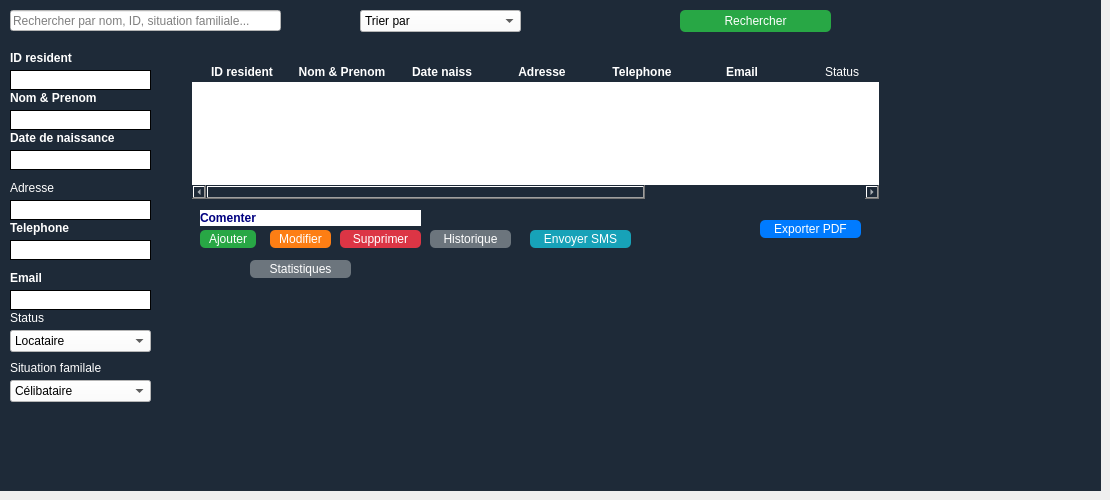
      <widget class="QWidget" name="page_12">
       <widget class="QFrame" name="liste_5">
        <property name="geometry">
         <rect>
          <x>0</x>
          <y>50</y>
          <width>181</width>
          <height>441</height>
         </rect>
        </property>
        <property name="styleSheet">
         <string notr="true">background-color: #1e2a38;
color: white;
font: bold 11pt &quot;Arial&quot;;</string>
        </property>
        <property name="frameShape">
         <enum>QFrame::Shape::NoFrame</enum>
        </property>
        <widget class="QLabel" name="idresident_2">
         <property name="geometry">
          <rect>
           <x>10</x>
           <y>0</y>
           <width>141</width>
           <height>16</height>
          </rect>
         </property>
         <property name="styleSheet">
          <string notr="true"/>
         </property>
         <property name="text">
          <string>&lt;html&gt;&lt;head/&gt;&lt;body&gt;&lt;p&gt;&lt;span style=&quot; font-weight:704;&quot;&gt;ID resident&lt;/span&gt;&lt;/p&gt;&lt;/body&gt;&lt;/html&gt;</string>
         </property>
        </widget>
        <widget class="QLabel" name="nom_7">
         <property name="geometry">
          <rect>
           <x>10</x>
           <y>40</y>
           <width>141</width>
           <height>16</height>
          </rect>
         </property>
         <property name="text">
          <string>&lt;html&gt;&lt;head/&gt;&lt;body&gt;&lt;p&gt;&lt;span style=&quot; font-weight:704;&quot;&gt;Nom &amp;amp; Prenom&lt;/span&gt;&lt;/p&gt;&lt;/body&gt;&lt;/html&gt;</string>
         </property>
        </widget>
        <widget class="QLabel" name="datenaissance_2">
         <property name="geometry">
          <rect>
           <x>10</x>
           <y>80</y>
           <width>141</width>
           <height>16</height>
          </rect>
         </property>
         <property name="text">
          <string>&lt;html&gt;&lt;head/&gt;&lt;body&gt;&lt;p&gt;&lt;span style=&quot; font-weight:704;&quot;&gt;Date de naissance &lt;/span&gt;&lt;/p&gt;&lt;/body&gt;&lt;/html&gt;</string>
         </property>
        </widget>
        <widget class="QLabel" name="status_3">
         <property name="geometry">
          <rect>
           <x>10</x>
           <y>260</y>
           <width>141</width>
           <height>16</height>
          </rect>
         </property>
         <property name="text">
          <string>&lt;html&gt;&lt;head/&gt;&lt;body&gt;&lt;p&gt;Status&lt;/p&gt;&lt;/body&gt;&lt;/html&gt;</string>
         </property>
        </widget>
        <widget class="QLabel" name="situation_2">
         <property name="geometry">
          <rect>
           <x>10</x>
           <y>310</y>
           <width>141</width>
           <height>16</height>
          </rect>
         </property>
         <property name="text">
          <string>&lt;html&gt;&lt;head/&gt;&lt;body&gt;&lt;p&gt;Situation familale&lt;/p&gt;&lt;/body&gt;&lt;/html&gt;</string>
         </property>
        </widget>
        <widget class="QLineEdit" name="idresidentline_2">
         <property name="geometry">
          <rect>
           <x>10</x>
           <y>20</y>
           <width>141</width>
           <height>20</height>
          </rect>
         </property>
         <property name="styleSheet">
          <string notr="true">QLineEdit {
    color: black;              /* Texte noir */
    background-color: white;   /* Fond blanc (tu peux changer la couleur) */
    border: 1px solid black;   /* Bordure noire (optionnel) */
}
</string>
         </property>
        </widget>
        <widget class="QLineEdit" name="nomline_7">
         <property name="geometry">
          <rect>
           <x>10</x>
           <y>60</y>
           <width>141</width>
           <height>20</height>
          </rect>
         </property>
         <property name="styleSheet">
          <string notr="true">QLineEdit {
    color: black;              /* Texte noir */
    background-color: white;   /* Fond blanc (tu peux changer la couleur) */
    border: 1px solid black;   /* Bordure noire (optionnel) */
}

</string>
         </property>
        </widget>
        <widget class="QComboBox" name="statusline_2">
         <property name="geometry">
          <rect>
           <x>10</x>
           <y>280</y>
           <width>141</width>
           <height>22</height>
          </rect>
         </property>
         <property name="styleSheet">
          <string notr="true">background-color: white;
    color: black;
    font: 10pt &quot;Arial&quot;;</string>
         </property>
         <item>
          <property name="text">
           <string>Locataire</string>
          </property>
         </item>
         <item>
          <property name="text">
           <string>Propriétaire</string>
          </property>
         </item>
        </widget>
        <widget class="QComboBox" name="situationline_2">
         <property name="geometry">
          <rect>
           <x>10</x>
           <y>330</y>
           <width>141</width>
           <height>22</height>
          </rect>
         </property>
         <property name="styleSheet">
          <string notr="true">background-color: white;
    color: black;
    font: 10pt &quot;Arial&quot;;</string>
         </property>
         <item>
          <property name="text">
           <string>Célibataire</string>
          </property>
         </item>
         <item>
          <property name="text">
           <string>Mariage</string>
          </property>
         </item>
         <item>
          <property name="text">
           <string>Divorcé</string>
          </property>
         </item>
        </widget>
        <widget class="QLabel" name="adresse_4">
         <property name="geometry">
          <rect>
           <x>10</x>
           <y>130</y>
           <width>141</width>
           <height>16</height>
          </rect>
         </property>
         <property name="text">
          <string>&lt;html&gt;&lt;head/&gt;&lt;body&gt;&lt;p&gt;Adresse&lt;/p&gt;&lt;/body&gt;&lt;/html&gt;</string>
         </property>
        </widget>
        <widget class="QLineEdit" name="adresseline_4">
         <property name="geometry">
          <rect>
           <x>10</x>
           <y>150</y>
           <width>141</width>
           <height>20</height>
          </rect>
         </property>
         <property name="styleSheet">
          <string notr="true">QLineEdit {
    color: black;              /* Texte noir */
    background-color: white;   /* Fond blanc (tu peux changer la couleur) */
    border: 1px solid black;   /* Bordure noire (optionnel) */
}

</string>
         </property>
        </widget>
        <widget class="QLabel" name="telephone_5">
         <property name="geometry">
          <rect>
           <x>10</x>
           <y>170</y>
           <width>141</width>
           <height>16</height>
          </rect>
         </property>
         <property name="text">
          <string>&lt;html&gt;&lt;head/&gt;&lt;body&gt;&lt;p&gt;&lt;span style=&quot; font-weight:704;&quot;&gt;Telephone&lt;/span&gt;&lt;/p&gt;&lt;/body&gt;&lt;/html&gt;</string>
         </property>
        </widget>
        <widget class="QLineEdit" name="emailline_4">
         <property name="geometry">
          <rect>
           <x>10</x>
           <y>240</y>
           <width>141</width>
           <height>20</height>
          </rect>
         </property>
         <property name="styleSheet">
          <string notr="true">QLineEdit {
    color: black;              /* Texte noir */
    background-color: white;   /* Fond blanc (tu peux changer la couleur) */
    border: 1px solid black;   /* Bordure noire (optionnel) */
}
</string>
         </property>
        </widget>
        <widget class="QLineEdit" name="telephoneline_5">
         <property name="geometry">
          <rect>
           <x>10</x>
           <y>190</y>
           <width>141</width>
           <height>20</height>
          </rect>
         </property>
         <property name="styleSheet">
          <string notr="true">QLineEdit {
    color: black;              /* Texte noir */
    background-color: white;   /* Fond blanc (tu peux changer la couleur) */
    border: 1px solid black;   /* Bordure noire (optionnel) */
}
</string>
         </property>
        </widget>
        <widget class="QLabel" name="email_4">
         <property name="geometry">
          <rect>
           <x>10</x>
           <y>220</y>
           <width>141</width>
           <height>16</height>
          </rect>
         </property>
         <property name="text">
          <string>&lt;html&gt;&lt;head/&gt;&lt;body&gt;&lt;p&gt;&lt;span style=&quot; font-weight:704;&quot;&gt;Email&lt;/span&gt;&lt;/p&gt;&lt;/body&gt;&lt;/html&gt;</string>
         </property>
        </widget>
        <widget class="QLineEdit" name="datenaissanceline_2">
         <property name="geometry">
          <rect>
           <x>10</x>
           <y>100</y>
           <width>141</width>
           <height>20</height>
          </rect>
         </property>
         <property name="styleSheet">
          <string notr="true">QLineEdit {
    color: black;              /* Texte noir */
    background-color: white;   /* Fond blanc (tu peux changer la couleur) */
    border: 1px solid black;   /* Bordure noire (optionnel) */
}
</string>
         </property>
        </widget>
       </widget>
       <widget class="QFrame" name="cruds_4">
        <property name="geometry">
         <rect>
          <x>180</x>
          <y>50</y>
          <width>921</width>
          <height>441</height>
         </rect>
        </property>
        <property name="styleSheet">
         <string notr="true">background-color: #1e2a38;
color: white;
font: bold 11pt &quot;Arial&quot;;

</string>
        </property>
        <property name="frameShape">
         <enum>QFrame::Shape::NoFrame</enum>
        </property>
        <widget class="QLabel" name="comment_5">
         <property name="geometry">
          <rect>
           <x>20</x>
           <y>160</y>
           <width>221</width>
           <height>16</height>
          </rect>
         </property>
         <property name="styleSheet">
          <string notr="true">background-color: white;
    gridline-color: #ccc;
    font: 10pt &quot;Arial&quot;;
</string>
         </property>
         <property name="text">
          <string>&lt;html&gt;&lt;head/&gt;&lt;body&gt;&lt;p&gt;&lt;span style=&quot; font-weight:700; color:#00007f;&quot;&gt;Comenter&lt;/span&gt;&lt;/p&gt;&lt;/body&gt;&lt;/html&gt;</string>
         </property>
        </widget>
        <widget class="QPushButton" name="ajouter_5">
         <property name="geometry">
          <rect>
           <x>20</x>
           <y>180</y>
           <width>56</width>
           <height>18</height>
          </rect>
         </property>
         <property name="styleSheet">
          <string notr="true">QPushButton {
    background-color: #28a745;
    color: white;
    border-radius: 5px;
}

</string>
         </property>
         <property name="text">
          <string>Ajouter</string>
         </property>
        </widget>
        <widget class="QPushButton" name="modifier_5">
         <property name="geometry">
          <rect>
           <x>90</x>
           <y>180</y>
           <width>61</width>
           <height>18</height>
          </rect>
         </property>
         <property name="styleSheet">
          <string notr="true">QPushButton {
    background-color: #fd7e14;
    color: white;
    border-radius: 5px;
}
</string>
         </property>
         <property name="text">
          <string>Modifier</string>
         </property>
        </widget>
        <widget class="QPushButton" name="exporter_5">
         <property name="geometry">
          <rect>
           <x>580</x>
           <y>170</y>
           <width>101</width>
           <height>18</height>
          </rect>
         </property>
         <property name="styleSheet">
          <string notr="true">QPushButton {
    background-color: #007bff;
    color: white;
    border-radius: 5px;
}
</string>
         </property>
         <property name="text">
          <string>Exporter PDF</string>
         </property>
        </widget>
        <widget class="QPushButton" name="supprimer_5">
         <property name="geometry">
          <rect>
           <x>160</x>
           <y>180</y>
           <width>81</width>
           <height>18</height>
          </rect>
         </property>
         <property name="styleSheet">
          <string notr="true">QPushButton {
    background-color: #dc3545;
    color: white;
    border-radius: 5px;
}</string>
         </property>
         <property name="text">
          <string>Supprimer</string>
         </property>
        </widget>
        <widget class="QPushButton" name="btnHistorique">
         <property name="geometry">
          <rect>
           <x>250</x>
           <y>180</y>
           <width>81</width>
           <height>18</height>
          </rect>
         </property>
         <property name="styleSheet">
          <string notr="true">QPushButton {
    background-color: #6c757d;
    color: white;
    border-radius: 5px;
}</string>
         </property>
         <property name="text">
          <string>Historique</string>
         </property>
        </widget>
        <widget class="QTableWidget" name="tableau_5">
         <property name="geometry">
          <rect>
           <x>10</x>
           <y>10</y>
           <width>691</width>
           <height>141</height>
          </rect>
         </property>
         <property name="styleSheet">
          <string notr="true">QTableWidget {
    background-color: white;        /* cellules blanches */
    color: #1e2a38;                 /* texte bleu foncé */
    border: 2px solid #1e2a38;      /* bordures du tableau */
    font: bold 11pt &quot;Arial&quot;;
}

QTableWidget::item {
    background-color: white;        /* garde les cellules blanches */
    color: #1e2a38;
}

QHeaderView::section {
    background-color: #1e2a38;      /* en-tête bleu foncé */
    color: white;                   /* texte blanc */
    font: bold 11pt &quot;Arial&quot;;
    border: 1px solid #1e2a38;
}
</string>
         </property>
         <column>
          <property name="text">
           <string>ID resident</string>
          </property>
          <property name="font">
           <font>
            <bold>true</bold>
           </font>
          </property>
         </column>
         <column>
          <property name="text">
           <string>Nom &amp; Prenom</string>
          </property>
          <property name="font">
           <font>
            <bold>true</bold>
           </font>
          </property>
         </column>
         <column>
          <property name="text">
           <string>Date naiss</string>
          </property>
          <property name="font">
           <font>
            <bold>true</bold>
           </font>
          </property>
         </column>
         <column>
          <property name="text">
           <string>Adresse</string>
          </property>
          <property name="font">
           <font>
            <bold>true</bold>
           </font>
          </property>
         </column>
         <column>
          <property name="text">
           <string>Telephone</string>
          </property>
          <property name="font">
           <font>
            <bold>true</bold>
           </font>
          </property>
         </column>
         <column>
          <property name="text">
           <string>Email</string>
          </property>
          <property name="font">
           <font>
            <bold>true</bold>
           </font>
          </property>
         </column>
         <column>
          <property name="text">
           <string>Status</string>
          </property>
         </column>
         <column>
          <property name="text">
           <string>Situation familale</string>
          </property>
         </column>
         <column>
          <property name="text">
           <string>Âge</string>
          </property>
         </column>
        </widget>
        <widget class="QFrame" name="trirecherche_3">
         <property name="geometry">
          <rect>
           <x>-240</x>
           <y>250</y>
           <width>1101</width>
           <height>51</height>
          </rect>
         </property>
         <property name="styleSheet">
          <string notr="true">background-color: #1e2a38;
color: white;
font: bold 11pt &quot;Arial&quot;;

</string>
         </property>
         <property name="frameShape">
          <enum>QFrame::Shape::NoFrame</enum>
         </property>
        </widget>
        <widget class="QPushButton" name="btnStatistiques">
         <property name="geometry">
          <rect>
           <x>70</x>
           <y>210</y>
           <width>101</width>
           <height>18</height>
          </rect>
         </property>
         <property name="styleSheet">
          <string notr="true">QPushButton {
    background-color: #6c757d;
    color: white;
    border-radius: 5px;
}
</string>
         </property>
         <property name="text">
          <string>Statistiques</string>
         </property>
        </widget>
        <widget class="QPushButton" name="btnEnvoyerSms">
         <property name="geometry">
          <rect>
           <x>350</x>
           <y>180</y>
           <width>101</width>
           <height>18</height>
          </rect>
         </property>
         <property name="styleSheet">
          <string notr="true">QPushButton {
    background-color: #17a2b8;
    color: white;
    border-radius: 5px;
}
</string>
         </property>
         <property name="text">
          <string>Envoyer SMS</string>
         </property>
        </widget>
       </widget>
       <widget class="QFrame" name="trirecherche_4">
        <property name="geometry">
         <rect>
          <x>0</x>
          <y>0</y>
          <width>1101</width>
          <height>51</height>
         </rect>
        </property>
        <property name="styleSheet">
         <string notr="true">background-color: #1e2a38;
color: white;
font: bold 11pt &quot;Arial&quot;;

</string>
        </property>
        <property name="frameShape">
         <enum>QFrame::Shape::NoFrame</enum>
        </property>
        <widget class="QLineEdit" name="recherche_4">
         <property name="geometry">
          <rect>
           <x>10</x>
           <y>10</y>
           <width>271</width>
           <height>21</height>
          </rect>
         </property>
         <property name="styleSheet">
          <string notr="true">background-color: white;
    color: black;
    font: 10pt &quot;Arial&quot;;</string>
         </property>
         <property name="placeholderText">
          <string>Rechercher par nom, ID, situation familiale...</string>
         </property>
        </widget>
        <widget class="QComboBox" name="triemail_4">
         <property name="geometry">
          <rect>
           <x>360</x>
           <y>10</y>
           <width>161</width>
           <height>22</height>
          </rect>
         </property>
         <property name="styleSheet">
          <string notr="true">background-color: white;
    color: black;
    font: 10pt &quot;Arial&quot;;</string>
         </property>
         <item>
          <property name="text">
           <string>Trier par</string>
          </property>
         </item>
         <item>
          <property name="text">
           <string>Nom (A-Z)</string>
          </property>
         </item>
         <item>
          <property name="text">
           <string>Email (A-Z)</string>
          </property>
         </item>
         <item>
          <property name="text">
           <string>Email (Z-A)</string>
          </property>
         </item>
         <item>
          <property name="text">
           <string>Âge croissant</string>
          </property>
         </item>
         <item>
          <property name="text">
           <string>Âge décroissant</string>
          </property>
         </item>
        </widget>
        <widget class="QPushButton" name="btnRechercher">
         <property name="geometry">
          <rect>
           <x>680</x>
           <y>10</y>
           <width>151</width>
           <height>22</height>
          </rect>
         </property>
         <property name="styleSheet">
          <string notr="true">QPushButton {
    background-color: #28a745;
    color: white;
    border-radius: 5px;
    font: 10pt &quot;Arial&quot;;
}</string>
         </property>
         <property name="text">
          <string>Rechercher</string>
         </property>
        </widget>
       </widget>
      </widget>
